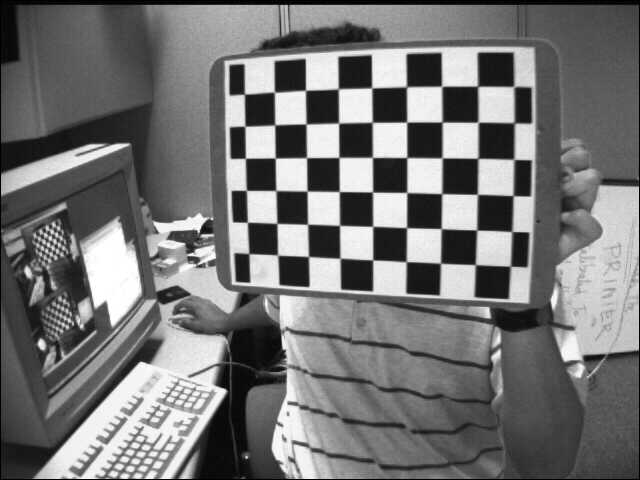
#> input picture tp/left1.jpg, 640 x 480 px; its folder holds only this picture in this run
$ jupyter execute calibration.ipynb
#> lines starting #> are read from the running program, lines starting #| are printed output that depends on the picture; long printed decimals are rounded; pictures that were not available may be replaced by others from this repository, and a replacement may not be noted
Importing modules

[cell 1]
import numpy as np
import cv2
import glob

# This is a value for the termination criterion of the subpixel corner localizer
criteria = (cv2.TERM_CRITERIA_EPS + cv2.TERM_CRITERIA_MAX_ITER, 30, 0.001)

Creation of the 3D point coordinates and loading images

[cell 2]
# Here you have 3D points for the checkerboard (0,0,0), (1,0,0), (2,0,0) ....,(6,5,0)
objp = np.zeros((6*7,3), np.float32)
objp[:,:2] = np.mgrid[0:7,0:6].T.reshape(-1,2)
# Here you load the image files
images = glob.glob('left*.jpg')

Cell 1

[cell 3]
# Arrays to store object points and image points from all the images.
objpoints = [] # 3d point in real world space
imgpoints = [] # 2d points in image plane.
for fname in images:
    img = cv2.imread(fname)
#> img is the input picture: shape (480, 640, 3); min 0, max 255, mean 116.6
    gray = cv2.cvtColor(img,cv2.COLOR_BGR2GRAY)

    # Find the chess board corners
    ret, corners = cv2.findChessboardCorners(gray, (7,6),None)
#> ret = True; corners = 42 rows, first 8: [475.4, 264.8], [440.5, 263.2], [405.9, 261.5], [372.9, 259.9], [340.6, 258.5], [308.7, 256.4], [277.6, 255.1], [476.7, 230.1]

    # If found, add object points, image points (after refining them)
    if ret == True:
        objpoints.append(objp)

        corners2 = cv2.cornerSubPix(gray,corners,(11,11),(-1,-1),criteria)
#> corners2 = 42 rows, first 8: [475.3, 264.6], [440.5, 263.2], [406.2, 261.7], [372.7, 259.9], [340, 258.2], [308.5, 256.5], [277.6, 255.1], [476.7, 230]
        imgpoints.append(corners2)

print(gray)
#> (printed output is left out)

Cell 2

[cell 4]
ret, mtx, dist, rvecs, tvecs = cv2.calibrateCamera(objpoints, imgpoints, gray.shape[::-1],None,None)
#> ret = 0.146; mtx = [[841.1, 0, 299.8], [0, 795.4, 311.1], [0, 0, 1]]; dist = [[-0.744, 1.23, -0.063, 0.0252, -4.97]]; rvecs = ([-0.679, 0.378, -3.01],); tvecs = ([4.77, -1.27, 22.63],)

Camera matrix refinement

[cell 5]
img = cv2.imread('left12.jpg')
h,  w = img.shape[:2]
#> h = 480; w = 640
newcameramtx, roi=cv2.getOptimalNewCameraMatrix(mtx,dist,(w,h),1,(w,h))
#> newcameramtx = [[472.5, 0, 227.3], [0, 362.1, 382.8], [0, 0, 1]]; roi = (59, 241, 359, 218)

Cell 3

[cell 6]
# 1
dst = cv2.undistort(img, mtx, dist, None, newcameramtx)
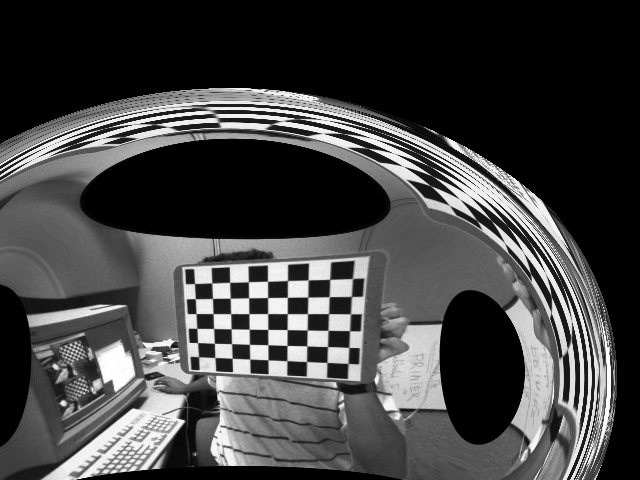
#> dst: shape (480, 640, 3); min 0, max 255, mean 67.2

# crop the image
x,y,w,h = roi
#> x = 59; y = 241; w = 359; h = 218
dst = dst[y:y+h, x:x+w]
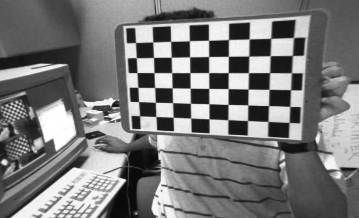
#> dst: shape (218, 359, 3); min 5, max 255, mean 121
cv2.imwrite('calibresult1.png',dst)

# 2
mapx,mapy = cv2.initUndistortRectifyMap(mtx,dist,None,newcameramtx,(w,h),5)
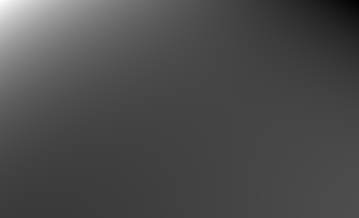
#> mapx: shape (218, 359) float32; min -1175.5, max 4320.1, mean 461.4; drawn with min black and max white
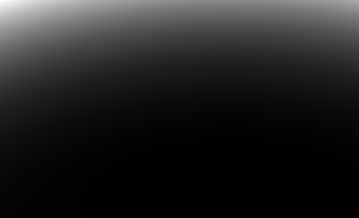
#> mapy: shape (218, 359) float32; min -63.34, max 8538.4, mean 1109.5; drawn with min black and max white
dst = cv2.remap(img,mapx,mapy,cv2.INTER_LINEAR)
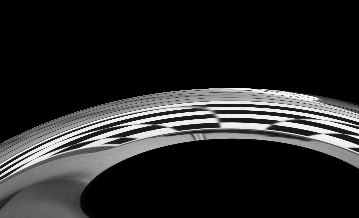
#> dst: shape (218, 359, 3); min 0, max 253, mean 39

# crop the image
x,y,w,h = roi
dst = dst[y:y+h, x:x+w]
#> dst = empty array
cv2.imwrite('calibresult2.png',dst)
#> Out = True

Cell 4

[cell 7]
tot_error = 0
for i in range(len(objpoints)):
    imgpoints2, _ = cv2.projectPoints(objpoints[i], rvecs[i], tvecs[i], mtx, dist)
    error = cv2.norm(imgpoints[i],imgpoints2, cv2.NORM_L2)/len(imgpoints2)
    tot_error += error
#> this loop made 1 pass
#> (error, tot_error) on pass 1: (0.0226, 0.0226)
#> after the loop, tot_error = 0.0226

print("total error: ", tot_error/len(objpoints))
#| total error:  0.02255
